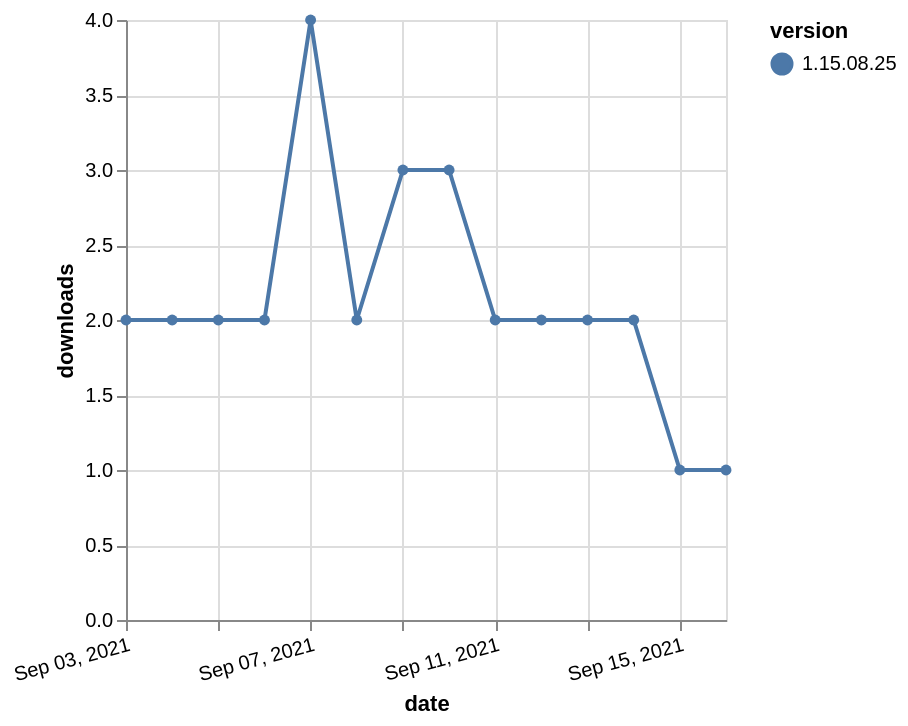

Here is the Vega-Lite specification saved for this chart:
### Vega-Lite specification from a JSON file in a GitHub repository (floating-point values rounded to 4 significant figures)
{"$schema": "https://vega.github.io/schema/vega-lite/v5.json", "description": "A simple bar chart with embedded data.", "data": {"values": [{"date": "2021-09-03", "total": 2751, "delta": 2, "version": "1.15.08.25"}, {"date": "2021-09-04", "total": 2753, "delta": 2, "version": "1.15.08.25"}, {"date": "2021-09-05", "total": 2755, "delta": 2, "version": "1.15.08.25"}, {"date": "2021-09-06", "total": 2757, "delta": 2, "version": "1.15.08.25"}, {"date": "2021-09-07", "total": 2761, "delta": 4, "version": "1.15.08.25"}, {"date": "2021-09-08", "total": 2763, "delta": 2, "version": "1.15.08.25"}, {"date": "2021-09-09", "total": 2766, "delta": 3, "version": "1.15.08.25"}, {"date": "2021-09-10", "total": 2769, "delta": 3, "version": "1.15.08.25"}, {"date": "2021-09-11", "total": 2771, "delta": 2, "version": "1.15.08.25"}, {"date": "2021-09-12", "total": 2773, "delta": 2, "version": "1.15.08.25"}, {"date": "2021-09-13", "total": 2775, "delta": 2, "version": "1.15.08.25"}, {"date": "2021-09-14", "total": 2777, "delta": 2, "version": "1.15.08.25"}, {"date": "2021-09-15", "total": 2778, "delta": 1, "version": "1.15.08.25"}, {"date": "2021-09-16", "total": 2779, "delta": 1, "version": "1.15.08.25"}]}, "width": "container", "mark": {"type": "line", "point": {"filled": true}}, "encoding": {"x": {"field": "date", "type": "temporal", "timeUnit": "yearmonthdate", "title": "date", "axis": {"labelAngle": -15}}, "y": {"field": "delta", "type": "quantitative", "title": "downloads"}, "color": {"field": "version", "type": "nominal"}, "tooltip": {"field": "delta"}}}
